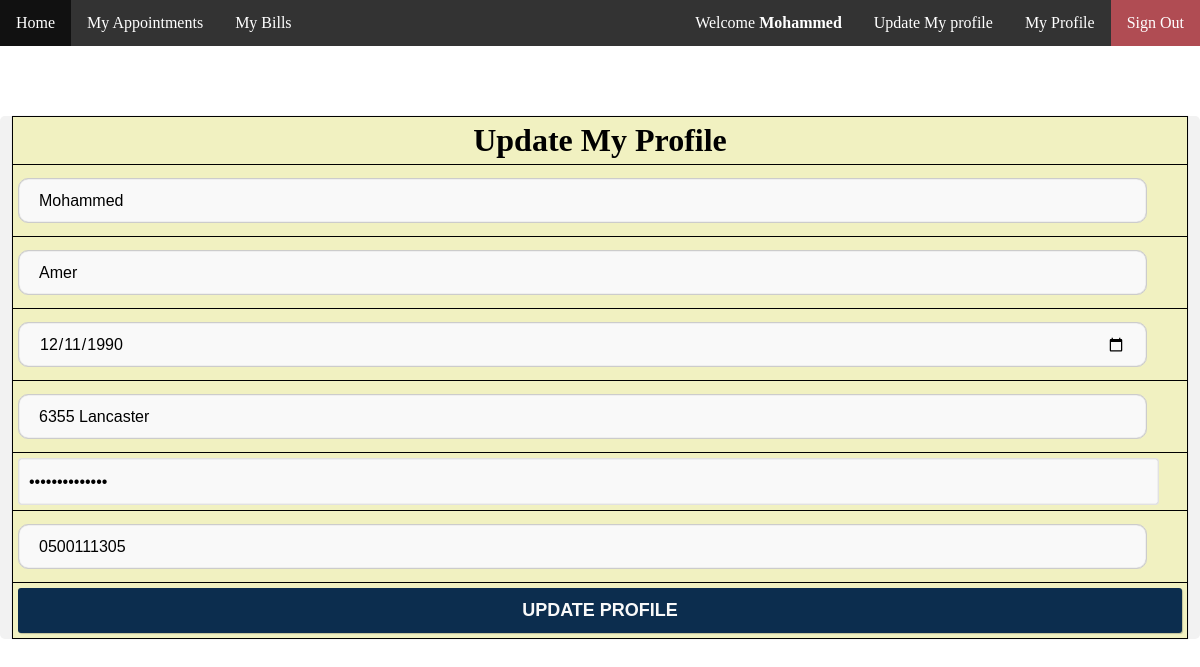
Page /patient/update_profile.php (signed in) on the committed database.
### tables this page shows
CREATE TABLE IF NOT EXISTS `Patient` (
  `PatientID` int(11) NOT NULL AUTO_INCREMENT,
  `PatientFName` varchar(25) NOT NULL,
  `PatientLName` varchar(25) NOT NULL,
  `PatientAddress` varchar(100) DEFAULT NULL,
  `DOB` date NOT NULL,
  `Image` longblob,
  PRIMARY KEY (`PatientID`),
  KEY `PatientFName` (`PatientFName`),
  KEY `PatientLName` (`PatientLName`)
);

CREATE TABLE IF NOT EXISTS `Patient_Phone` (
  `Phone` char(15) NOT NULL,
  `PatientID` int(11) NOT NULL,
  PRIMARY KEY (`PatientID`,`Phone`)
);

### patient/update_profile.php (the view, shortened to what this page needs)
<?php
require 'database.php';
include_once 'patientHeader.php';
?>
<html xmlns="http://www.w3.org/1999/xhtml">
<head>
<link rel="stylesheet" href="../style.css" type="text/css" />
</head>
<body>
<?php
$ID=$_SESSION['user'];
$query="SELECT *
FROM Patient, Patient_Phone, LoginDetails
where Patient.PatientID=Patient_Phone.PatientID AND Patient.PatientID=LoginDetails.ID AND Patient.PatientID=$ID";
$result= $db->query($query);
 ?>
<!DOCTYPE html PUBLIC "-//W3C//DTD XHTML 1.0 Transitional//EN" "http://www.w3.org/TR/xhtml1/DTD/xhtml1-transitional.dtd">
<body>
<center>
<div id="login-form">
<form action="updateDB.php" method="post" enctype="multipart/form-data">
<table align="center" width="30%" border="0">
<tr>
<td colspan="2"><h1 align="center">Update My Profile</h1>
</td>
</tr>
<?php $count=1 ?>
<?php foreach ($result as $patient) : ?>
<?php if($count==1) {?>
<tr>
<td><input type="text" name="fName" placeholder="User First Name" value=<?php  echo $patient['PatientFName'];?>  />
</td>
</tr>
<tr>
<td><input type="text" name="lName" placeholder="User Last Name" value=<?php echo $patient['PatientLName']; ?> /></td>
</tr>
<tr>
<td><input type="date" name="dateOfBearth" placeholder="User Date Of Bearth" value=<?php echo $patient['DOB']; ?> /></td>
</tr>
<tr>
<td><input type="text" name="address" placeholder="User Address" value="<?php echo $patient['PatientAddress']; ?>"  /></td>
</tr>
<tr>
<td><input type="password" name="password" placeholder="Password" value="<?php echo $patient['PatientAddress']; ?>"  /></td>
</tr>
<?php } ?>
<?php if($count>=1) {?>
<tr>
<td><input type="text" name="phone<?php echo $count ?>" placeholder="User Phone Number " value=<?php echo $patient['Phone']; ?> />
</td>
</tr>
<?php } ?>
<?php $count++; ?>
<?php endforeach; ?>
<tr>
<td><button type="submit" name="btn-signup">Update profile</button></td>
</tr>
</table>
</form>
</div>
</center>
</body>
</html>

### style.css (style rules this page uses)
* { margin:0; padding:0; }
#login-form { margin-top:70px; }
table { border:solid #dcdcdc 1px; box-shadow: 0px 0px 1px rgba(0,0,0,0.2); }
table tr,td { padding:15px; //border:solid #e1e1e1 1px; }
table tr td input { width:97%; height:45px; border:solid #e1e1e1 1px; border-radius:3px; padding-left:10px; font-family:Verdana, Geneva, sans-serif; font-size:16px; background:#f9f9f9; transition-duration:0.5s; box-shadow: inset 0px 0px 1px rgba(0,0,0,0.4); }
table tr td button { width:100%; height:45px; border:0px; background:rgba(12,45,78,11); background:-moz-linear-gradient(top, #595959 , #515151); border-radius:3px; box-shadow: 1px 1px 1px rgba(1,0,0,0.2); color:#f9f9f9; font-family:Verdana, Geneva, sans-serif; font-size:18px; font-weight:bolder; text-transform:uppercase; }
table { width:98%; }
table, th, td { margin: 10px; border: 1px solid black; border-collapse: collapse; padding-left: 10%; height:30%; overflow: auto; background-color: #f1f1c1; }
th, td { padding: 5px; text-align: left; }

### patient/style.css (style rules this page uses)
input[type=text],input[type=date], input[type=number], input[type=time] { padding: 12px 20px; margin: 8px 0; display: inline-block; border: 1px solid #ccc; border-radius: 10px; box-sizing: border-box; }
div { border-radius: 5px; background-color: #f2f2f2; }

### rows in the picture
patient: fName "Mohammed", lName "Amer", dateOfBearth "12/11/1990", address "6355 Lancaster", phone1 "0500111305"

### other values in the picture
$_SESSION['PatientFName'] "Mohammed"
